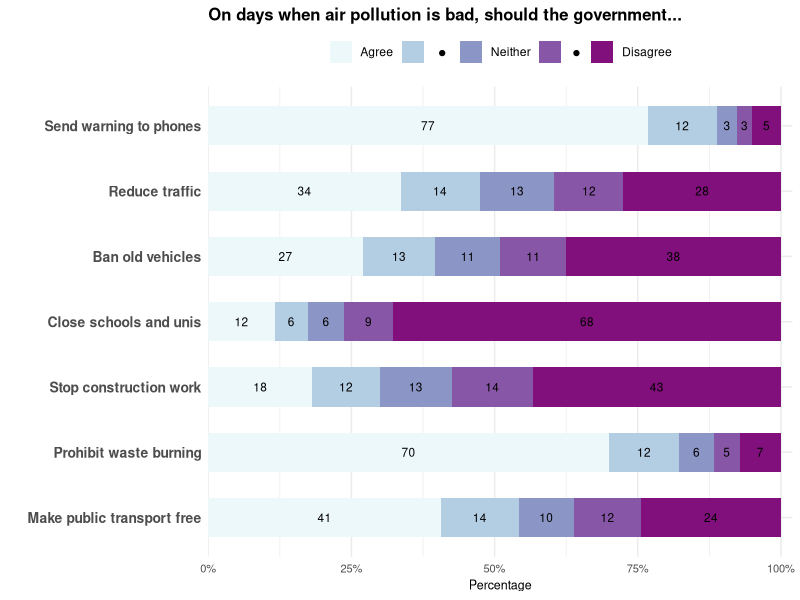
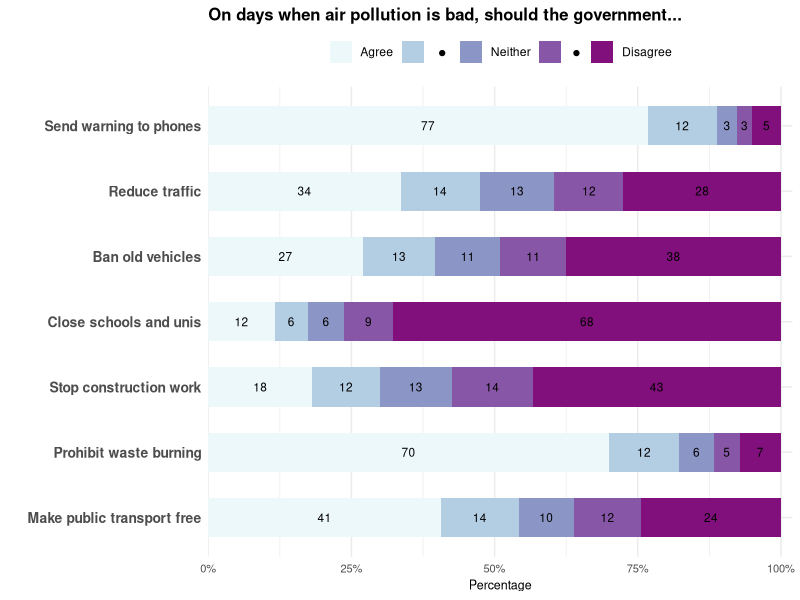

Write the R code that produced these figures, in order.
## ---- chunk 1

# ## clean environment
# # rm(list = ls())
# 
# # Define which packages needed for analyses
# p_needed <-
#   c("tidyverse")
# 
# # Check which packages are already installed on your computer
# packages <- rownames(installed.packages())
# 
# # Check which packages are not installed
# p_to_install <- p_needed[!(p_needed %in% packages)]
# 
# if (length(p_to_install) > 0) {
#   install.packages(p_to_install)
# }
# sapply(p_needed, require, character.only = TRUE)
# # 
# ## For replicability: session information 
# session_info <- print(sessionInfo())

library(tidyverse)
library(RColorBrewer)
library(scales)

## For replicability: session information 
session_info <- print(sessionInfo())

## ---- chunk 2
"%ni%" = Negate("%in%")

set.seed(123)

dataJoburg <- read.csv("data/data_joh_person_anon.csv")
## ---- chunk 3
# filter out straightlining for the policies "On days where air pollution is high..."

# Identify columns starting with "AM_GovAction_S"
gov_cols <- grep("^AM_GovAction_S", names(dataJoburg), value = TRUE)

# Calculate the row-wise standard deviation for these columns and filter out straightliners
dataJoburgFilter <- dataJoburg %>%
  mutate(gov_sd = apply(select(., all_of(gov_cols)), 1, sd, na.rm = TRUE)) %>%
  filter(gov_sd != 0) %>%
  select(-gov_sd)

dataJoburg <- dataJoburgFilter

## ---- chunk 4

# --- Step 1: Recode and factor all three policy variables ---
recode_policy <- function(x) {
  factor(recode(x,
    `1` = "Disagree",
    `2` = "dot_1 ", # Ensure consistent spacing for internal names if they are part of the level string
    `3` = "Neither",
    `4` = "dot_2  ", # Consistent spacing for internal names (note two spaces at end to differentiate from dot_1 )
    `5` = "Agree"
  ),
  # Ensure these levels match the strings used in recode exactly, including spaces
  levels = c("Disagree", "dot_1 ", "Neither", "dot_2  ", "Agree"),
  ordered = TRUE
  )
}

dataJoburg <- dataJoburg %>%
  mutate(
    AM_GovAction_S1_1F = recode_policy(AM_GovAction_S1_1),
    AM_GovAction_S2_1F = recode_policy(AM_GovAction_S2_1),
    AM_GovAction_S3_1F = recode_policy(AM_GovAction_S3_1),
    AM_GovAction_S4_1F = recode_policy(AM_GovAction_S4_1),
    AM_GovAction_S5_1F = recode_policy(AM_GovAction_S5_1),
    AM_GovAction_S6_1F = recode_policy(AM_GovAction_S6_1),
    AM_GovAction_S7_1F = recode_policy(AM_GovAction_S7_1)
  )

# --- Step 2: Pivot the data to long format and summarize ---
# Select only the newly created _F columns for pivoting
summary_data <- dataJoburg %>%
  select(starts_with("AM_GovAction_S")) %>% # Selects all columns starting with "AM_GovAction_S" and ending with F
                                          # Make sure this accurately captures your variables
  pivot_longer(
    cols = ends_with("F"), # Selects all columns ending with "F" for flexibility
    names_to = "Question",
    values_to = "Response_Category",
    values_drop_na = TRUE
  ) %>%
  group_by(Question, Response_Category) %>%
  summarise(obs_count = n(), .groups = "drop_last") %>% # Renamed 'count' to 'obs_count' to avoid conflict
  mutate(share = obs_count / sum(obs_count)) %>%
  ungroup() %>%
  group_by(Question) %>% # Regroup by Question to apply cumulative sum per group
  arrange(fct_rev(Response_Category)) %>% # IMPORTANT: Arrange by the factor order of Response_Category
  mutate(
    y_max = cumsum(share),
    y_mid = y_max - (share / 2),
    label_text = as.character(round(share * 100))
  ) %>%
  ungroup()

# --- Step 3: Define the order and labels for the plot and legend ---
# Labels for the LEGEND
legend_labels_full <- c(
  "Disagree",
  " ● ", # Consistent legend label for dot_1
  "Neither",
  "  ●  ", # Consistent legend label for dot_2
  "Agree"
)

# This should be the natural order of your factor levels from recode_policy
fill_levels_defined_order <- levels(dataJoburg$AM_GovAction_S1_1F)

# Define the custom labels for the Y-axis (Question labels after coord_flip)
# IMPORTANT: Adjust 'levels' to the exact names of your `_F` variables
# and 'labels' to their desired display names.
summary_data$Question_Plot_Label <- factor(summary_data$Question,
                                           levels = c("AM_GovAction_S1_1F", "AM_GovAction_S2_1F", "AM_GovAction_S3_1F", "AM_GovAction_S4_1F", "AM_GovAction_S5_1F", "AM_GovAction_S6_1F", "AM_GovAction_S7_1F"), # Customize this order
                                           labels = c("Send warning to phones", "Reduce traffic", "Ban old vehicles", "Close schools and unis", "Stop construction work", "Prohibit waste burning", "Make public transport free"), # Customize these labels
                                           ordered = TRUE) %>%
                                    fct_rev() # Reverse the order for plotting with coord_flip

# --- Plotting the Horizontal Stacked Bar Plot with custom text positions ---
p_stacked_fixed <- ggplot(summary_data, aes(x = Question_Plot_Label, y = share,
                                             fill = Response_Category)) + 
  geom_col(width = 0.6) +
  geom_text(
    aes(y = y_mid, label = label_text, color = "black"),
    size = 3,
    na.rm = FALSE
  ) +
  coord_flip() + # Rotate to horizontal
  scale_y_continuous(
    labels = percent_format(accuracy = 1),
    expand = expansion(mult = c(0, 0.02))
  ) +
  scale_fill_manual(
    values = brewer.pal(5, "BuPu"), # Consider if BuPu is ideal for "Disagree/Agree"
    limits = rev(fill_levels_defined_order), # Reverse the order for the fill scale limits
    labels = rev(legend_labels_full) # Also reverse the labels for the legend to match the plot
  ) +
  scale_color_identity() +
  labs(
    x = "",
    y = "Percentage",
    fill = "Response",
    title = "On days when air pollution is bad, should the government..." # Generalize title
  ) +
  theme_minimal() +
  theme(
    legend.position = "top",
    legend.title = element_blank(),
    axis.text.y = element_text(size = 10, face = "bold"),
    axis.text.x = element_text(size = 8),
    axis.title.x = element_text(size = 9),
    plot.title = element_text(size = 12, face = "bold")
  )

print(p_stacked_fixed)

# Save the plot
ggsave(plot = p_stacked_fixed, filename = paste("plots/policy_pref_stacked.png", sep = ""),
       dpi=600, width = 18, height = 10, units='cm')


